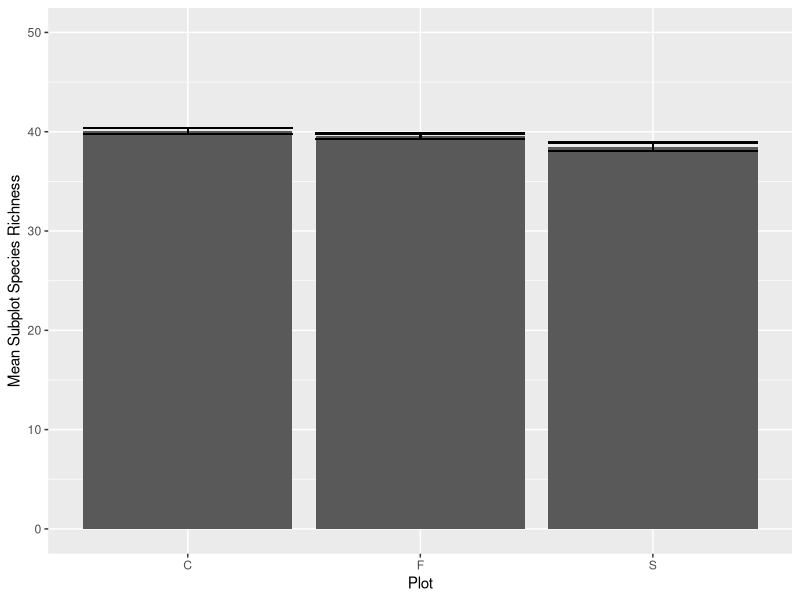
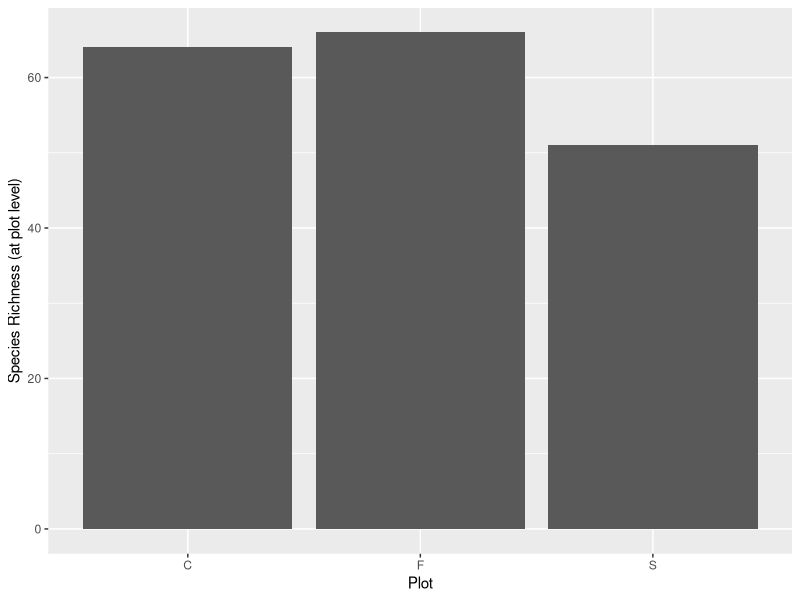
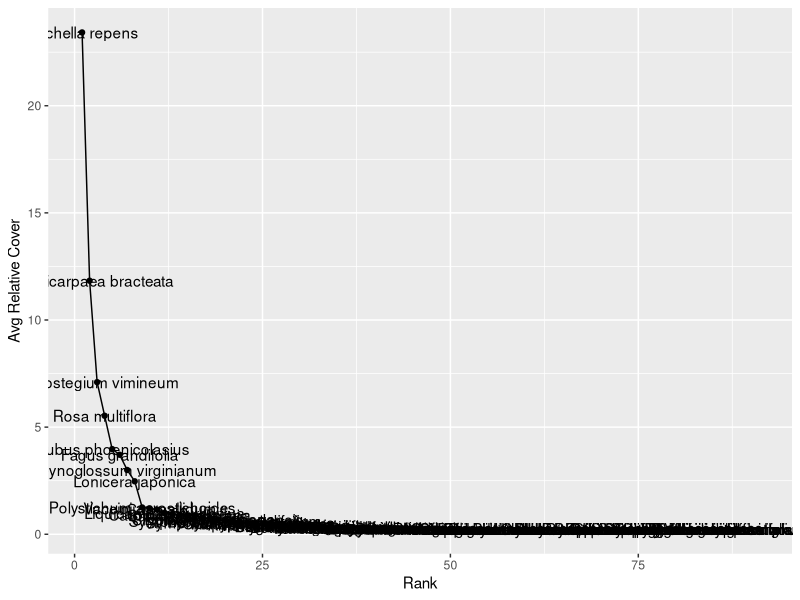
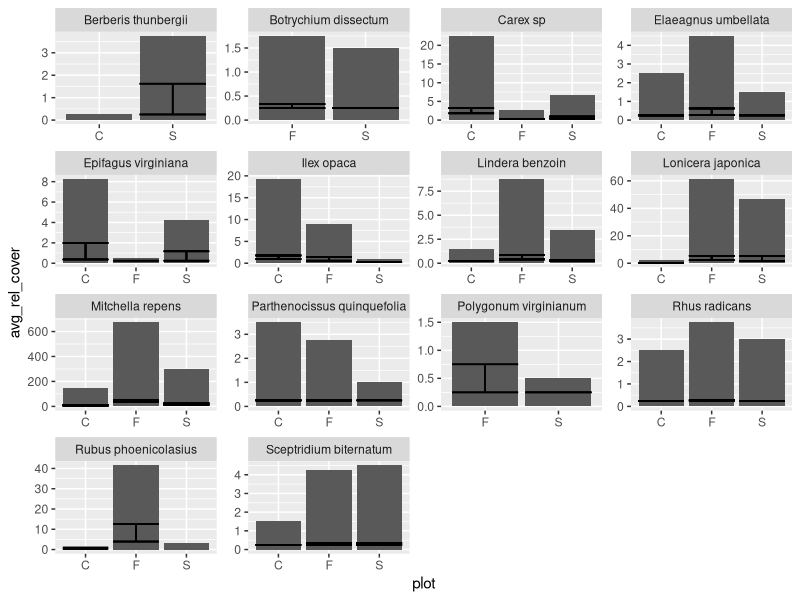

Generate these figures, in order, with R:
## ---- chunk 1
knitr::opts_chunk$set(echo = TRUE)
## ---- chunk 2
library(tidyverse)
df <- read.csv("TEMPEST_SERC_understory sppcomp_2021.csv", header = T)
## ---- chunk 3
theme_minimal()
## ---- chunk 4
dfplants <- df %>% filter(!str_detect(species,c("infrastructure")))  %>% filter(!str_detect(species,c("bare"))) %>% filter(!str_detect(species,c("basal"))) %>% 
  filter(!str_detect(subplot,c("additional")))
## ---- chunk 5
SpeciesList <- as.data.frame(unique(dfplants$species)) %>% rename("species" = "unique(dfplants$species)")
## ---- chunk 6
treatmentinfo <- dfplants %>% mutate(replicate = paste(plot, subplot, sep = "")) %>% 
  mutate(plottype = ifelse(plot %in% "C", "Control", plot)) %>% 
  mutate(plottype = ifelse(plot %in% "F", "Freshwater inundation", plottype)) %>%
  mutate(plottype = ifelse(plot %in% "S", "Saltwater inundation", plottype)) %>% 
  select(-c("project_name":"season")) %>% select(-sampler,-notes, -species,-cover)
## ---- chunk 7
totalHERBcover <- dfplants %>% group_by(subplot) %>% mutate(totalcover = sum(cover)) %>% ungroup()

Speciesrelativecover <- totalHERBcover %>% group_by(species) %>% mutate(relativecover = (100 * (cover/totalcover))) %>% ungroup()
## ---- chunk 8

subplotsprich <- dfplants %>% group_by(subplot) %>% mutate(subplotrichness = n_distinct(species)) %>% ungroup()

plotrichness <- subplotsprich %>% group_by(plot) %>% mutate(plotrichness = n_distinct(species)) %>% ungroup()
## ---- chunk 9
std.error <- function(x) sd(x)/sqrt(length(x))
## ---- chunk 10
MeanSpRichandStdErr <- plotrichness %>%  group_by(plot) %>% mutate(meanspeciesrichness = mean(subplotrichness)) %>% 
  mutate(speciesrichnessSTDERR = std.error(subplotrichness)) %>% ungroup()
## ---- chunk 11
PlantSpeciesRichOnly <- MeanSpRichandStdErr %>% group_by(plot) %>% summarise(speciesrich = n_distinct(species)) %>% ungroup()
## ---- chunk 12
ggplot(MeanSpRichandStdErr, aes(x = plot, y = meanspeciesrichness), fill = as.factor(plot)) +
  geom_bar(stat = "identity") +
  geom_errorbar(aes(ymin = meanspeciesrichness - speciesrichnessSTDERR, 
                    ymax = meanspeciesrichness + speciesrichnessSTDERR)) + ylim(0, 50) + xlab("Plot") + ylab("Mean Subplot Species Richness")
## ---- chunk 13
ggplot(PlantSpeciesRichOnly, aes(x = plot, y = speciesrich)) +
  geom_bar(stat = "identity") + xlab("Plot") + ylab("Species Richness (at plot level)")
## ---- chunk 14
species_cover <- dfplants %>%
  group_by(plot, species) %>%
  summarise(avg_rel_cover = mean(cover))
## ---- chunk 15
species_cover_all <- species_cover %>%
  group_by(species) %>%
  summarise(avg_rel_cover = mean(avg_rel_cover))
## ---- chunk 16
Sp_cov_ranked <- species_cover_all %>% arrange(desc(avg_rel_cover))
## ---- chunk 17
Sp_cov_ranked <- Sp_cov_ranked %>% mutate(number = 1:91)
## ---- chunk 18
ggplot(Sp_cov_ranked, aes(x = number, y = avg_rel_cover)) +
  geom_point() +
  geom_line() +
  geom_text(aes(label = species)) +
  xlab("Rank") +
  ylab("Avg Relative Cover")
## ---- chunk 19
species_cover_plot_mean_se <- dfplants %>%
  group_by(plot, species) %>%
  mutate(avg_rel_cover = mean(cover)) %>% mutate(stderror = std.error(cover)) %>% ungroup()

subsetneeded <-
  species_cover_plot_mean_se[species_cover_plot_mean_se$species %in% c("Berberis thunbergii", "Botrychium dissectum", "Carex sp", "Elaeagnus umbellata", "Epifagus virginiana", "Gallium circaezans", "Ilex opaca", "Lindera benzoin", "Lonicera japonica", "Mitchella repens", "Parthenocissus quinquefolia", "Polygonum virginianum", 
                       "Rhus radicans", "Rubus phoenicolasius", "Sceptridium biternatum", "Symphotrichium lateriflorum"),]

ggplot(subsetneeded, aes(x = plot, y = avg_rel_cover), fill = as.factor(plot)) +
  geom_bar(stat = "identity") +
  geom_errorbar(aes(ymin = avg_rel_cover - stderror, 
                    ymax = avg_rel_cover + stderror)) +
  facet_wrap(~species, scales = "free")
